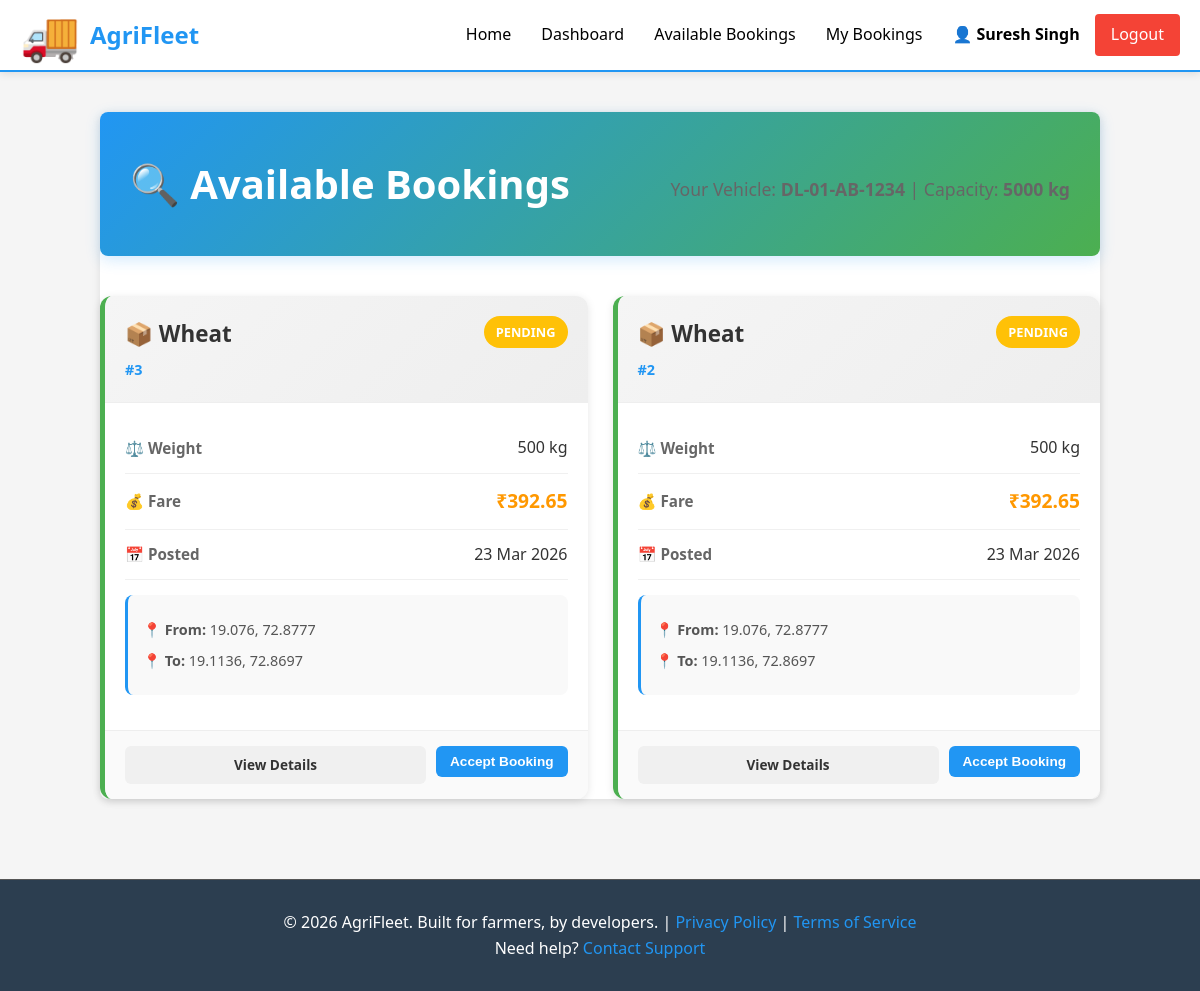
The page /driver/available (signed in) on the database as committed earlier.
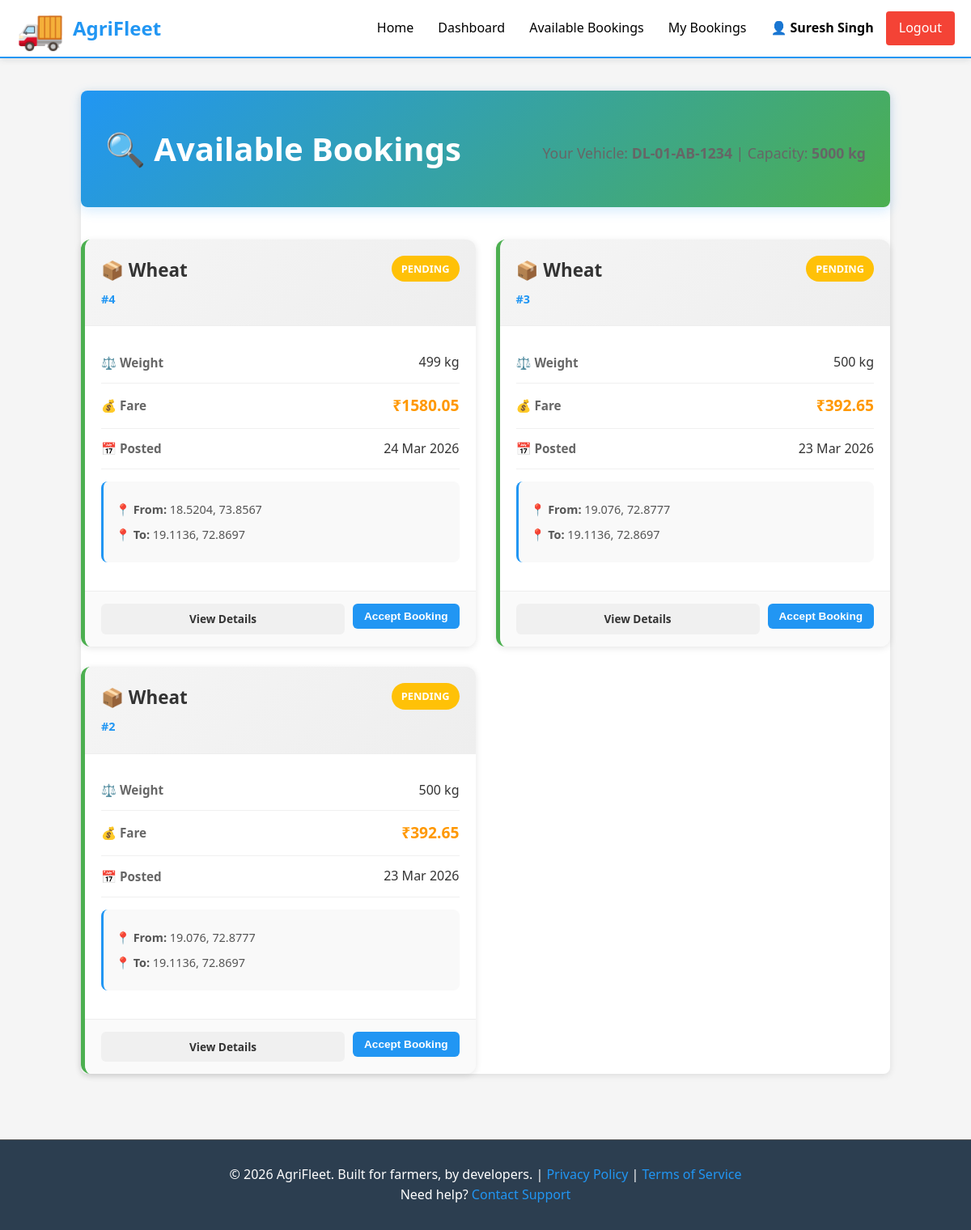
The same page on the database as committed later.
### models.py (models this page shows, shortened)
class Booking(db.Model):
    __tablename__ = 'bookings'
    id = db.Column(db.Integer, primary_key=True)
    farmer_id = db.Column(db.Integer, db.ForeignKey('users.id'), nullable=False)
    driver_id = db.Column(db.Integer, db.ForeignKey('users.id'), nullable=True)
    pickup_latitude = db.Column(db.Float, nullable=False)
    pickup_longitude = db.Column(db.Float, nullable=False)
    dropoff_latitude = db.Column(db.Float, nullable=False)
    dropoff_longitude = db.Column(db.Float, nullable=False)
    goods_type = db.Column(db.String(255), nullable=False)
    weight_kg = db.Column(db.Integer, nullable=False)
    estimated_fare = db.Column(db.Float, nullable=False)
    final_fare = db.Column(db.Float)
    status = db.Column(db.String(20), default='PENDING', nullable=False)
    created_at = db.Column(db.DateTime, default=datetime.utcnow)
    accepted_at = db.Column(db.DateTime)
    completed_at = db.Column(db.DateTime)
    farmer = db.relationship('User', foreign_keys=[farmer_id], back_populates='farmer_bookings')
    driver_user = db.relationship('User', foreign_keys=[driver_id], back_populates='driver_bookings')

### routes/driver_routes.py (the view)
@driver_bp.route('/available')
@driver_required
def available_bookings():
    current_user = get_current_user()
    driver = Driver.query.filter_by(user_id=current_user.id).first()
    if not driver:
        flash('Driver profile not found', 'danger')
        return redirect(url_for('index'))
    bookings = Booking.query.filter(
        Booking.status == 'PENDING',
        Booking.driver_id == None  # Not assigned to anyone
    ).order_by(Booking.created_at.desc()).all()
    return render_template(
        'driver/available_bookings.html',
        bookings=bookings,
        driver=driver
    )

### app.py (called while the page is built)
def create_app(config_class=None):
    app = Flask(__name__, template_folder='templates', static_folder='static')
    if config_class is None:
        config_class = config
    app.config.from_object(config_class)
    db.init_app(app)
    app.register_blueprint(auth_bp)
    app.register_blueprint(farmer_bp)
    app.register_blueprint(driver_bp)
    @app.context_processor
    def inject_user():
        return {'current_user': get_current_user()}
    @app.errorhandler(404)
    def not_found(error):
        return render_template('errors/404.html'), 404
    @app.errorhandler(500)
    def server_error(error):
        return render_template('errors/500.html'), 500
    @app.route('/')
    def index():
        """Landing page"""
        return render_template('index.html')
    with app.app_context():
        db.create_all()
        logger.info('Database tables created')
    return app

### auth.py (called while the page is built)
def get_current_user():
    user_id = session.get('user_id')
    if user_id:
        return User.query.get(user_id)
    return None

def is_logged_in():
    return 'user_id' in session

### models.py (called while the page is built)
    def is_farmer(self):
        return self.role == 'farmer'

    def is_driver(self):
        return self.role == 'driver'

### templates/driver/available_bookings.html (shortened to what this page needs)
{% extends "base.html" %}
{% block content %}
<div class="list-container">
    <div class="list-header">
        <h1>🔍 Available Bookings</h1>
        <p style="color: #666; margin-top: 10px;">Your Vehicle: <strong>{{ driver.vehicle_number }}</strong> | Capacity: <strong>{{ driver.capacity_kg }} kg</strong></p>
    </div>
    {% if bookings %}
        <div class="bookings-grid">
            {% for booking in bookings %}
                <div class="booking-card">
                    <div class="card-header">
                        <div class="card-title">
                            <h3>📦 {{ booking.goods_type }}</h3>
                            <span class="booking-id">#{{ booking.id }}</span>
                        </div>
                        <span class="status-badge status-pending">PENDING</span>
                    </div>
                    <div class="card-content">
                        <div class="info-row">
                            <span class="info-label">⚖️ Weight</span>
                            <span class="info-value">{{ booking.weight_kg }} kg</span>
                        </div>
                        <div class="info-row">
                            <span class="info-label">💰 Fare</span>
                            <span class="info-value fare-amount">₹{{ booking.estimated_fare }}</span>
                        </div>
                        <div class="info-row">
                            <span class="info-label">📅 Posted</span>
                            <span class="info-value">{{ booking.created_at.strftime('%d %b %Y') }}</span>
                        </div>
                        <div class="location-box">
                            <p><strong>📍 From:</strong> {{ booking.pickup_latitude }}, {{ booking.pickup_longitude }}</p>
                            <p><strong>📍 To:</strong> {{ booking.dropoff_latitude }}, {{ booking.dropoff_longitude }}</p>
                        </div>
                    </div>
                    <div class="card-footer">
                        <a href="{{ url_for('driver.booking_details', booking_id=booking.id) }}" class="btn btn-secondary btn-sm">View Details</a>
                        {% if booking.weight_kg <= driver.capacity_kg %}
                            <form method="POST" action="{{ url_for('driver.accept_booking_handler', booking_id=booking.id) }}" style="display: inline;">
                                <button type="submit" class="btn btn-primary btn-sm">Accept Booking</button>
                            </form>
                        {% else %}
                            <button class="btn btn-disabled btn-sm" disabled>Cannot Accept</button>
                        {% endif %}
                    </div>
                </div>
            {% endfor %}
        </div>
    {% endif %}
</div>
{% endblock %}

Rows that differ between the two databases and show on the page:
added Booking: goods_type "Wheat", id "4", weight_kg "499", estimated_fare "1580.05", created_at "24 Mar 2026", pickup_latitude "18.5204", pickup_longitude "73.8567", dropoff_latitude "19.1136", dropoff_longitude "72.8697"
